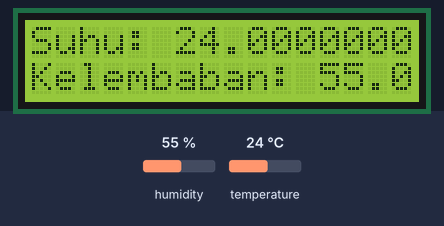
A sketch run on a simulated Arduino Uno, built with avr-gcc and run on an emulated ATmega328P. Shown: 16×2 character LCD. The test bench sets the inputs (shaded band); at power-on: humidity 55 %, temperature 24 °C. What the sketch prints to the serial monitor is not drawn.

Above: at 2.2 s.
2.3 s: humidity set to 22 %
At 3.9 s:
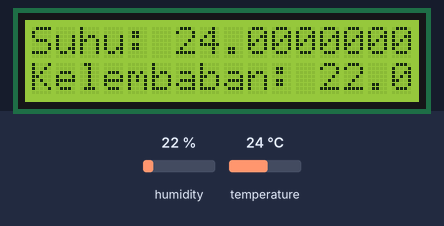
4.2 s: temperature set to 12 °C
At 4.8 s:
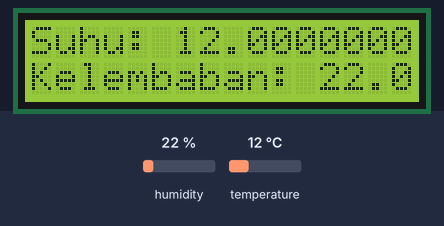
5.9 s: humidity set to 40 %
At 6.8 s:
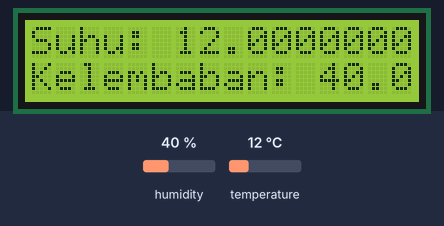
7.5 s: temperature set to 19 °C
At 8.7 s:
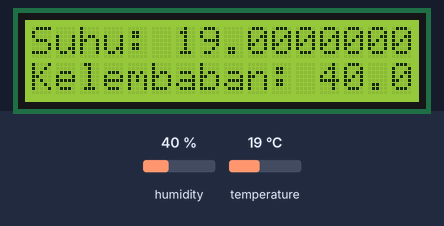
Timing chart, 0 to 10.2 s (numbered marks = the images above; inputs shaded):
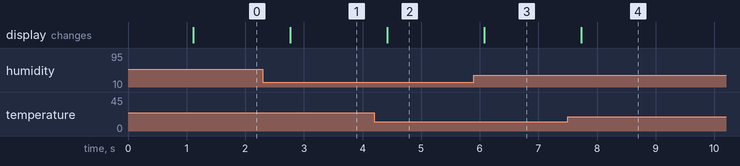

The sketch:

sensor_suhu.ino
```cpp
/*
Program Mengukur Suhu dan Kelembaban
Arduino Uno
Loki Lang
*/

#include <LiquidCrystal.h>
#include <SHT1x.h>
#define dataPin 9
#define clockPin 10

LiquidCrystal lang(4, 5, 6, 7, 8, 9);
SHT1x feli(dataPin, clockPin);

void setup()
{
  Serial.begin(9600);
  Serial.println("Arduino SHT11");
  lang.begin(16, 2);
  lang.setCursor(0, 0);
  lang.print("Arduino SHT11");
  delay(1000);
}

void loop()
{
  float temp_c;
  float humidity;

  temp_c = feli.readTemperatureC();
  humidity = feli.readHumidity();

  Serial.print("Suhu: ");
  Serial.print(temp_c, DEC);
  Serial.println(" celsius");
  lang.clear();
  lang.setCursor(0, 0);
  lang.print("Suhu: ");
  lang.setCursor(6, 0);
  lang.print(temp_c, DEC);
  Serial.print("Kelembaban: ");
  Serial.print(humidity);
  Serial.println("%");
  lang.setCursor(0, 1);
  lang.print("Kelembaban: ");
  lang.setCursor(12, 1);
  lang.print(humidity);
  delay(500);
}
```

Measured:
- after the input at 2.3 s, the display: changes after 0.47 s (image 1)
- after the input at 4.2 s, the display: changes after 0.22 s (image 2)
- after the input at 5.9 s, the display: changes after 0.18 s (image 3)
- after the input at 7.5 s, the display: changes after 0.23 s (image 4)
